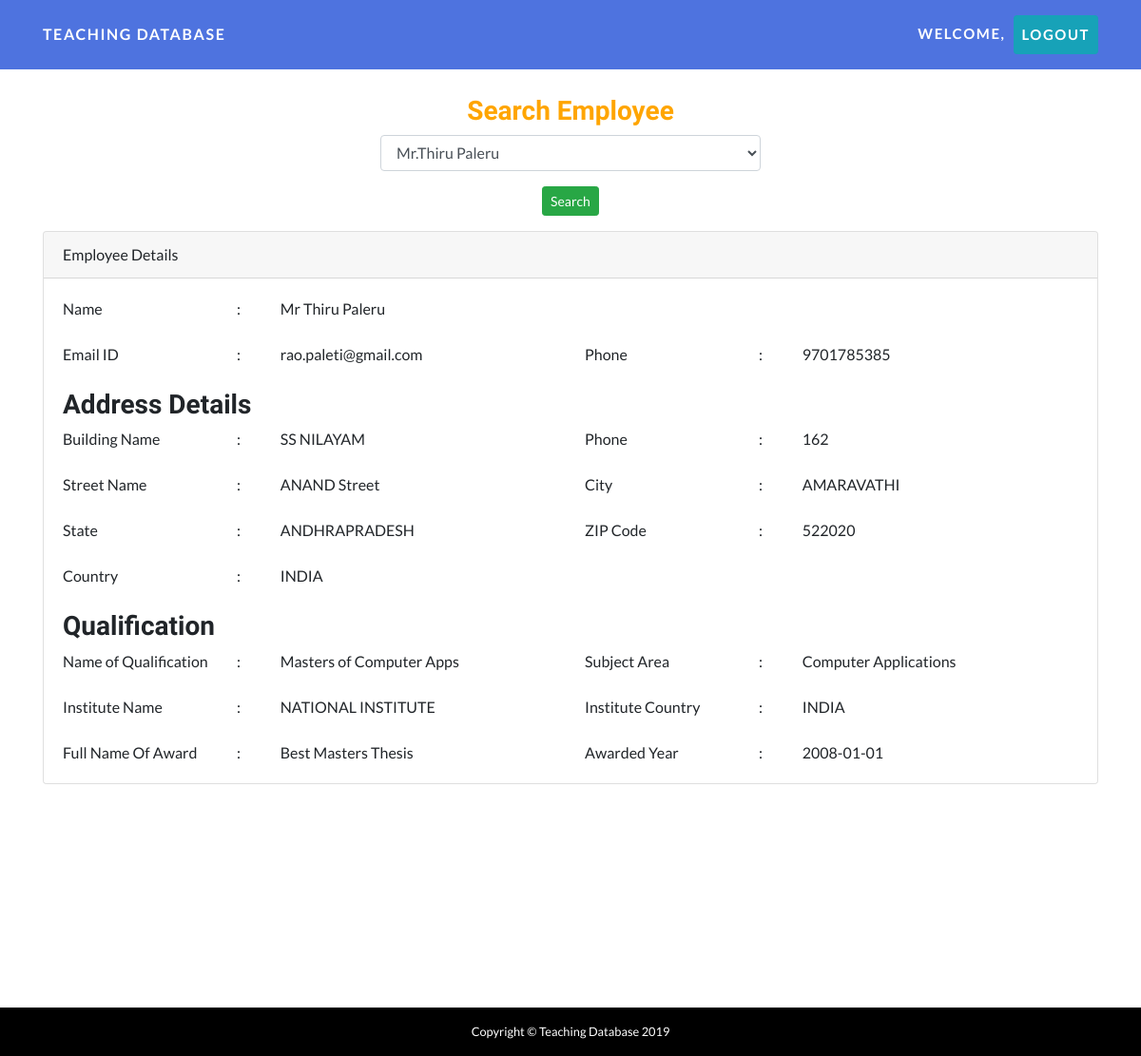
/staff/user/index.php?empid=1, run on the app's committed database.
### tables this page shows
CREATE TABLE `Staff` (
  `StaffID` int(10) NOT NULL,
  `Title` varchar(5) NOT NULL,
  `First_Name` varchar(128) NOT NULL,
  `Last_Name` varchar(128) NOT NULL,
  `EmailId` varchar(128) NOT NULL,
  `Address_ID` int(10) NOT NULL,
  `PhoneNo` decimal(12,0) NOT NULL,
  `status` int(1) NOT NULL
);

CREATE TABLE `Address` (
  `Address_ID` int(10) NOT NULL,
  `Building_Name` varchar(128) DEFAULT NULL,
  `Building_Number` int(10) DEFAULT NULL,
  `Street_Name` varchar(128) DEFAULT NULL,
  `City` varchar(128) DEFAULT NULL,
  `State` varchar(128) DEFAULT NULL,
  `ZIPCode` int(10) DEFAULT NULL,
  `Country` varchar(128) DEFAULT NULL
);

CREATE TABLE `Qualification` (
  `NameOfQualification` varchar(255) NOT NULL,
  `StaffID` int(10) NOT NULL,
  `AQFLevel_ID` int(10) NOT NULL,
  `Subject_Area` varchar(255) NOT NULL,
  `Institution_Name` varchar(255) NOT NULL,
  `Institution_Country` varchar(255) NOT NULL,
  `Full_Name_Of_Award` varchar(255) DEFAULT NULL,
  `Awarded_Year` date DEFAULT NULL
);

### staff/user/index.php (the view, shortened to what this page needs)
<?php
	include 'includes/header.php';
	include '../config/database.php';
    if(count($_GET)>0){
    	$empid=$_GET['empid'];
		$staff="select * from Staff as s, Address as a, Qualification as q where s.StaffID=$empid and s.Address_ID=a.Address_ID and q.StaffID=s.StaffID";
		$db_staff =mysqli_query($conn, $staff);
		$row_staff=mysqli_fetch_array($db_staff);
	}
?>
<section style="padding-top:100px;">
    <div class="container">
		<h3 align="center" style="color:orange;">Search Employee</h3>
		<form action="" method="get">
		<p align="center"> <select class="form-control" name="empid" style="width:400px;" required>
			<?php
			 						$employee="select * from Staff";
				                	$db_employee =mysqli_query($conn, $employee);
                                    while($row_employee=mysqli_fetch_array($db_employee)){
                                        ?>
                                    <option value="<?php echo $row_employee['StaffID'];?>" <?php if($empid==$row_employee['StaffID']) echo "selected";?> ><?php echo $row_employee['Title']."."; ?></option>
                                    <?php
                                    }
                                    ?>
			</select></p><p align="center"><button class="btn btn-success btn-sm">Search</button></p>
			</form>
             <?php
		if(count($_GET)>0){
			?>
			<div class="card">
				  <div class="card-header">Employee Details</div>
				   <div class="card-body">
					   <div class="row">
						   <div class="col-md-6">
							   <div class="row">
								   <div class="col-md-4">
									   Name
								   </div>
								   <div class="col-md-1">
									   :
								   </div>
								   <div class="col-md-6">
									   <?php echo $row_staff['Title'];?> <?php echo $row_staff['First_Name'];?> <?php echo $row_staff['Last_Name'];?>
								   </div>
							   </div>
						   </div>
						   <div class="col-md-6">
						   </div>
					   </div>
					   <br>
					   <div class="row">
						   <div class="col-md-6">
							   <div class="row">
								   <div class="col-md-4">
									   Email ID
								   </div>
								   <div class="col-md-1">
									   :
								   </div>
								   <div class="col-md-6">
									   <?php echo $row_staff['EmailId'];?>
								   </div>
							   </div>
						   </div>
						   <div class="col-md-6">
							   <div class="row">
								   <div class="col-md-4">
									   Phone
								   </div>
								   <div class="col-md-1">
									   :
								   </div>
								   <div class="col-md-6">
									   <?php echo $row_staff['PhoneNo'];?>
								   </div>
							   </div>
						   </div>
					   </div><br>
					  <h3>Address Details</h3>
					   <div class="row">
						   <div class="col-md-6">
							   <div class="row">
								   <div class="col-md-4">
									   Building Name
								   </div>
								   <div class="col-md-1">
									   :
								   </div>
								   <div class="col-md-6">
									   <?php echo $row_staff['Building_Name'];?>
								   </div>
							   </div>
						   </div>
						   <div class="col-md-6">
							   <div class="row">
								   <div class="col-md-4">
									   Phone
								   </div>
								   <div class="col-md-1">
									   :
								   </div>
								   <div class="col-md-6">
									   <?php echo $row_staff['Building_Number'];?>
								   </div>
							   </div>
						   </div>
					   </div>
					   <br>
					   <div class="row">
						   <div class="col-md-6">
							   <div class="row">
								   <div class="col-md-4">
									   Street Name
								   </div>
								   <div class="col-md-1">
									   :
								   </div>
								   <div class="col-md-6">
									   <?php echo $row_staff['Street_Name'];?>
								   </div>
							   </div>
						   </div>
						   <div class="col-md-6">
							   <div class="row">
								   <div class="col-md-4">
									   City
								   </div>
								   <div class="col-md-1">
									   :
								   </div>
								   <div class="col-md-6">
									   <?php echo $row_staff['City'];?>
								   </div>
							   </div>
						   </div>
					   </div>
					   <br>
					   <div class="row">
						   <div class="col-md-6">
							   <div class="row">
								   <div class="col-md-4">
									   State
								   </div>
								   <div class="col-md-1">
									   :
								   </div>
								   <div class="col-md-6">
									   <?php echo $row_staff['State'];?>
								   </div>
							   </div>
						   </div>
						   <div class="col-md-6">
							   <div class="row">
								   <div class="col-md-4">
									   ZIP Code
								   </div>
								   <div class="col-md-1">
									   :
								   </div>
								   <div class="col-md-6">
									   <?php echo $row_staff['ZIPCode'];?>
								   </div>
							   </div>
						   </div>
					   </div>
					   <br>
					   <div class="row">
						   <div class="col-md-6">
							   <div class="row">
								   <div class="col-md-4">
									   	Country
								   </div>
								   <div class="col-md-1">
									   :
								   </div>
								   <div class="col-md-6">
									   <?php echo $row_staff['Country'];?>
								   </div>
							   </div>
						   </div>
					   </div>
					   <br>
					  <h3>Qualification</h3>
					   <div class="row">
						   <div class="col-md-6">
							   <div class="row">
								   <div class="col-md-4">
									   Name of Qualification
								   </div>
								   <div class="col-md-1">
									   :
								   </div>
								   <div class="col-md-6">
									   <?php echo $row_staff['NameOfQualification'];?>
								   </div>
							   </div>
						   </div>
						   <div class="col-md-6">
							   <div class="row">
								   <div class="col-md-4">
									   Subject Area
								   </div>
								   <div class="col-md-1">
									   :
								   </div>
								   <div class="col-md-6">
									   <?php echo $row_staff['Subject_Area'];?>
								   </div>
							   </div>
						   </div>
					   </div>
					   <br>
					   <div class="row">
						   <div class="col-md-6">
							   <div class="row">
								   <div class="col-md-4">
									   Institute Name
								   </div>
								   <div class="col-md-1">
									   :
								   </div>
								   <div class="col-md-6">
									   <?php echo $row_staff['Institution_Name'];?>
								   </div>
							   </div>
						   </div>
						   <div class="col-md-6">
							   <div class="row">
								   <div class="col-md-4">
									   Institute Country
								   </div>
								   <div class="col-md-1">
									   :
								   </div>
								   <div class="col-md-6">
									   <?php echo $row_staff['Institution_Country'];?>
								   </div>
							   </div>
						   </div>
					   </div>
					   <br>
					   <div class="row">
						   <div class="col-md-6">
							   <div class="row">
								   <div class="col-md-4">
									   Full Name Of Award
								   </div>
								   <div class="col-md-1">
									   :
								   </div>
								   <div class="col-md-6">
									   <?php echo $row_staff['Full_Name_Of_Award'];?>
								   </div>
							   </div>
						   </div>
						   <div class="col-md-6">
							   <div class="row">
								   <div class="col-md-4">
									  Awarded Year
								   </div>
								   <div class="col-md-1">
									   :
								   </div>
								   <div class="col-md-6">
									   <?php echo $row_staff['Awarded_Year'];?>
								   </div>
							   </div>
						   </div>
					   </div>
				   </div>
			</div>
		<?php
		}
		?>
    </div>
</section>
<?php
	include 'includes/footer.php';
?>

### staff/user/includes/header.php (shortened to what this page needs)
<!DOCTYPE html>
<html lang="en">
<head>
    <link href="vendor/bootstrap/css/bootstrap.min.css" rel="stylesheet">
	<link href="css/one-page-wonder.min.css" rel="stylesheet">
</head>
<body>
  <nav class="navbar navbar-expand-lg navbar-dark navbar-custom fixed-top">
    <div class="container">
      <a class="navbar-brand" href="index.php">Teaching Database</a>
      <div class="collapse navbar-collapse" id="navbarResponsive">
        <ul class="navbar-nav ml-auto">
            <li class="nav-item">
               <a class="nav-link" href="#" style="color:#fff;font-size:15px;">Welcome, <?php echo $_SESSION['username'];?></a>
            </li>
		    <li class="nav-item">
               <a class="nav-link btn btn-info btn-sm" href="logout.php" style="color:#fff;font-size:15px;">logout</a>
            </li>
        </ul>
      </div>
    </div>
  </nav>

### staff/user/includes/footer.php (shortened to what this page needs)
 <div id="ezoic-pub-ad-placeholder-110">
<ins class="adsbygoogle"
     style="display:inline-block;width:336px;height:280px"
     data-ad-client="ca-pub-1476310481307603"
     data-ad-slot="7754792175"></ins>
</div>
  <footer class="py-3 bg-black footer">
    <div class="container">
      <p class="m-0 text-center text-white small">Copyright &copy; Teaching Database 2019</p>
    </div>
  </footer>
</body>
</html>

### data on the page
staff: Title "Mr", First_Name "Thiru", Last_Name "Paleru", EmailId "rao.paleti@gmail.com", PhoneNo "9701785385", Address_ID.Building_Name "SS NILAYAM", Address_ID.Building_Number "162", Address_ID.Street_Name "ANAND Street", Address_ID.City "AMARAVATHI", Address_ID.State "ANDHRAPRADESH", Address_ID.ZIPCode "522020", Address_ID.Country "INDIA", qualification.NameOfQualification "Masters of Computer Apps", qualification.Subject_Area "Computer Applications", qualification.Institution_Name "NATIONAL INSTITUTE", qualification.Institution_Country "INDIA", qualification.Full_Name_Of_Award "Best Masters Thesis", qualification.Awarded_Year "2008-01-01"

### other printed values
form field empid "Mr.Thiru Paleru"
